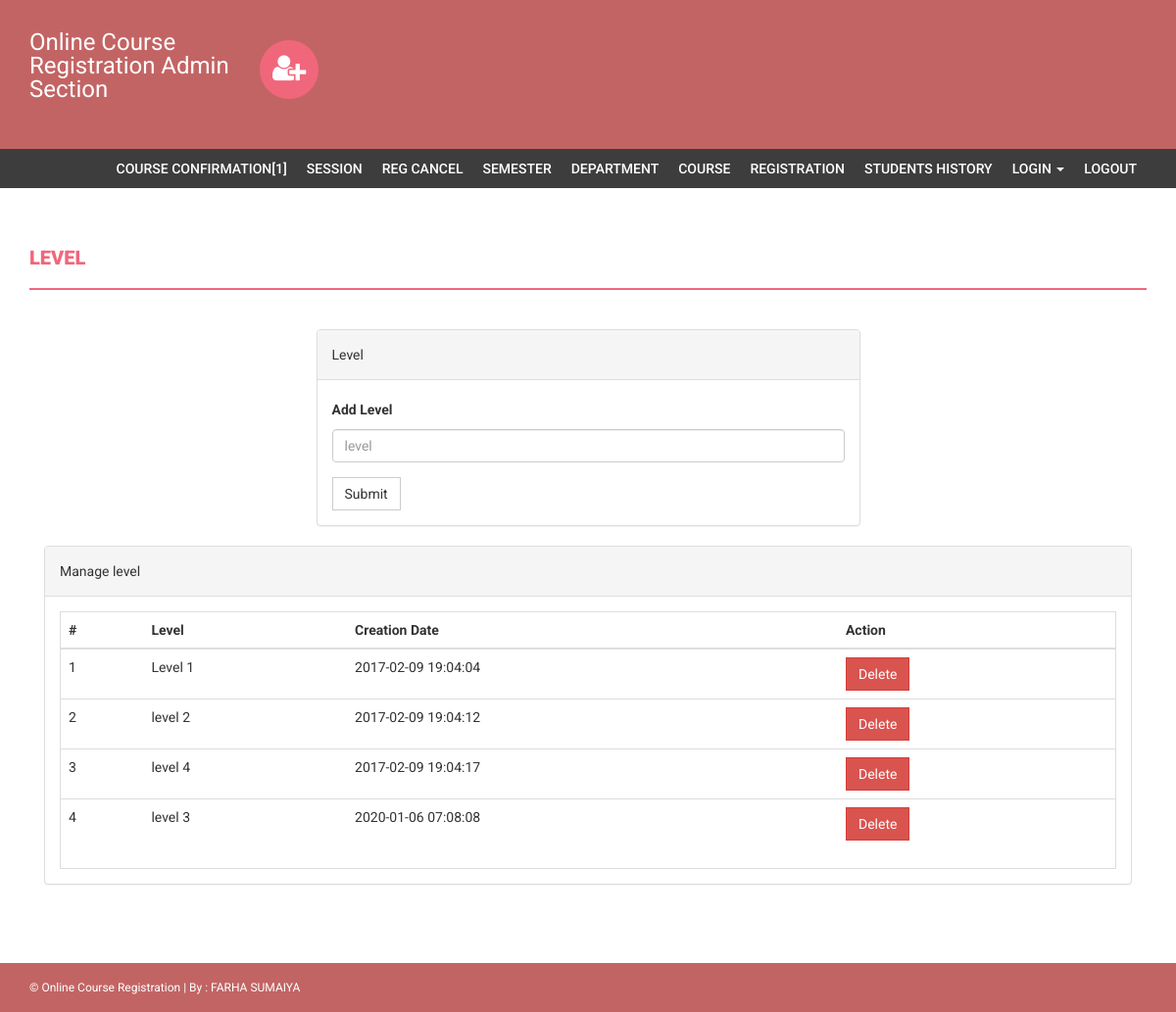
Page /admin/level.php (signed in) on the committed database.
### tables this page shows
CREATE TABLE `level` (
  `id` int(11) NOT NULL,
  `level` varchar(255) DEFAULT NULL,
  `creationDate` timestamp NULL DEFAULT current_timestamp()
);

### admin/level.php (the view, shortened to what this page needs)
<?php
if(strlen($_SESSION['alogin'])==0)
    {
header('location:index.php');
}
else{
?>
<!DOCTYPE html>
<html xmlns="http://www.w3.org/1999/xhtml">
<head>
    <link href="assets/css/bootstrap.css" rel="stylesheet" />
    <link href="assets/css/font-awesome.css" rel="stylesheet" />
    <link href="assets/css/style.css" rel="stylesheet" />
</head>
<body>
<?php include('includes/header.php');?>
<?php if($_SESSION['alogin']!="")
{
 include('includes/menubar.php');
}
 ?>
    <div class="content-wrapper">
        <div class="container">
              <div class="row">
                    <div class="col-md-12">
                        <h1 class="page-head-line">Level  </h1>
                    </div>
                </div>
                <div class="row" >
                  <div class="col-md-3"></div>
                    <div class="col-md-6">
                        <div class="panel panel-default">
                        <div class="panel-heading">
                           Level
                        </div>
                        <div class="panel-body">
                       <form name="level" method="post">
   <div class="form-group">
    <label for="department">Add Level  </label>
    <input type="text" class="form-control" id="level" name="level" placeholder="level" required />
  </div>
 <button type="submit" name="submit" class="btn btn-default">Submit</button>
</form>
                            </div>
                            </div>
                    </div>
                </div>
                <div class="col-md-12">
                    <div class="panel panel-default">
                        <div class="panel-heading">
                            Manage level
                        </div>
                        <div class="panel-body">
                            <div class="table-responsive table-bordered">
                                <table class="table">
                                    <thead>
                                        <tr>
                                            <th>#</th>
                                            <th>Level</th>
                                            <th>Creation Date</th>
                                            <th>Action</th>
                                        </tr>
                                    </thead>
                                    <tbody>
<?php
$sql=mysqli_query($con,"select * from level");
$cnt=1;
while($row=mysqli_fetch_array($sql))
{
?>
                                        <tr>
                                            <td><?php echo $cnt;?></td>
                                            <td><?php echo htmlentities($row['level']);?></td>
                                            <td><?php echo htmlentities($row['creationDate']);?></td>
                                            <td>
  <a href="level.php?id=<?php echo $row['id']?>&del=delete" onClick="return confirm('Are you sure you want to delete?')">
                                            <button class="btn btn-danger">Delete</button>
</a>
                                            </td>
                                        </tr>
<?php
$cnt++;
} ?>
                                    </tbody>
                                </table>
                            </div>
                        </div>
                    </div>
                </div>
            </div>
        </div>
  <?php include('includes/footer.php');?>
</body>
</html>
<?php } ?>

### admin/assets/css/style.css (style rules this page uses)
body { font-family: 'Roboto', sans-serif; line-height: 30px; }
.content-wrapper { margin-top: 40px; min-height: 600px; padding-bottom: 60px; }
.page-head-line { font-weight: 900; padding-bottom: 20px; border-bottom: 2px solid #F0677C; text-transform: uppercase; color: #F0677C; font-size: 20px; margin-bottom: 40px; }
.btn { border-radius: 0px; -webkit-border-radius: 0px; -moz-border-radius: 0px; }

### rows in the picture
level: level "Level 1", creationDate "2017-02-09 19:04:04"
level: level "level 2", creationDate "2017-02-09 19:04:12"
level: level "level 4", creationDate "2017-02-09 19:04:17"
level: level "level 3", creationDate "2020-01-06 07:08:08"

### other values in the picture
$rows "1"
